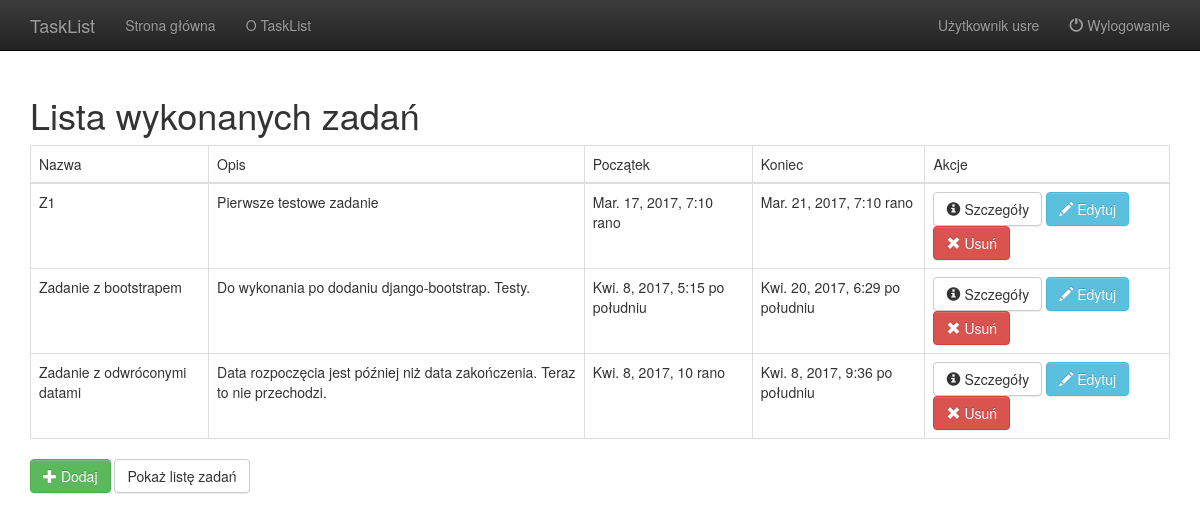
Before: /tasks/done/ (signed in) with the older database file.
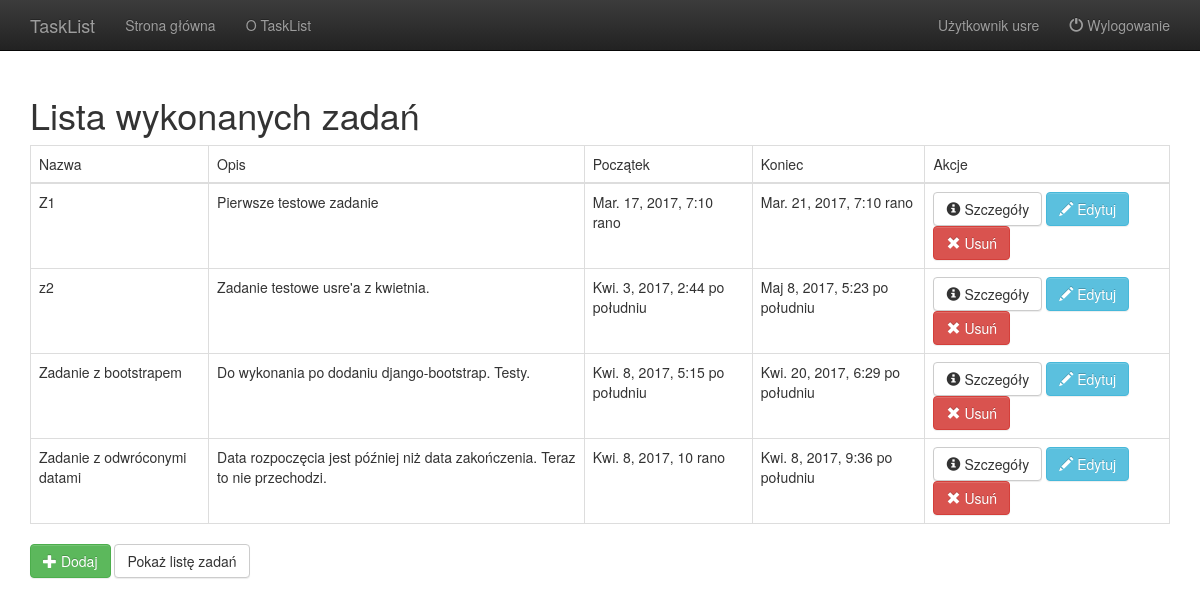
After: the same page with the newer database file.
### TaskList/models.py (models this page shows, shortened)
class Task(models.Model):
    user = models.ForeignKey(User)
    name = models.CharField(max_length=256)
    description = models.TextField(max_length=4000)
    start = models.DateTimeField(default=datetime.now)
    end = models.DateTimeField(default=datetime.now)
    done = models.BooleanField(default=False)

### TaskList/list_views.py (the view)
# urls.py: url(r'^tasks/done/$', TaskListFilteredByFlagDone.as_view(done=True), name='task_list_done'),
@method_decorator(login_required, 'dispatch')
class TaskListFilteredByFlagDone(ListView):
    done = True
    allow_empty = True
    template_name = "TaskList/task_list_filt.html"
    def get_queryset(self):
        return Task.objects.filter(user=self.request.user.pk, done=self.done)
    def get_context_data(self, **kwargs):
        context = super(TaskListFilteredByFlagDone, self).get_context_data(**kwargs)
        context['user'] = self.request.user
        return context

### TaskList/AuthenticationBackend.py (called while the page is built)
    def get_user(self, user_id):
        try:
            return User.objects.get(pk=user_id)
        except User.DoesNotExist:
            return None

### TaskList/templates/TaskList/task_list_filt.html (shortened to what this page needs)
{% extends "layout.html" %}
{% block content %}
	{% if view.done %}
	<h1>Lista wykonanych zadań</h1>
	{% else %}
	<h1>Lista zadań do zrobienia</h1>
	{% endif %}
	<table class="table table-bordered">
		<thead>
		<tr>
			<td>Nazwa</td><td>Opis</td><td>Początek</td><td>Koniec</td><td>Akcje</td>
		</tr>
		</thead>
		<tbody>
		{% for task in object_list %}
		<tr>
			<td>{{task.name}}</td><td>{{task.description}}</td><td>{{task.start}}</td><td>{{task.end}}</td>
			<td>
				<a class="btn btn-default" href="{% url 'task_details' task.id %}">
					<span class="glyphicon glyphicon-info-sign"></span>
					Szczegóły
				</a>
				<a class="btn btn-info" href="{% url 'task_edit' task.id %}">
					<span class="glyphicon glyphicon-pencil"></span>
					Edytuj
				</a>
				<a class="btn btn-danger" href="{% url 'task_delete' task.id %}">
					<span class="glyphicon glyphicon-remove"></span> Usuń
				</a>
			</td>
		</tr>
		{% empty %}
		<tr>
            Brak zadań {% if view.done %}wykonanych.{% else %}do wykonania.{% endif %}
		</tr>
		{% endfor %}
		</tbody>
	</table>
	<a class="btn btn-success" href="{% url 'task_new' %}"><span class="glyphicon glyphicon-plus"></span> Dodaj</a>
	<a class="btn btn-default" href="{% url 'task_list' %}">Pokaż listę zadań</a>
{% endblock %}

Changed rows visible on the page:
now on this page (row edited): Task: name "z2", description "Zadanie testowe usre'a z kwietnia.", start "Kwi. 3, 2017, 2:44 po południu", end "Maj 8, 2017, 5:23 po południu"
